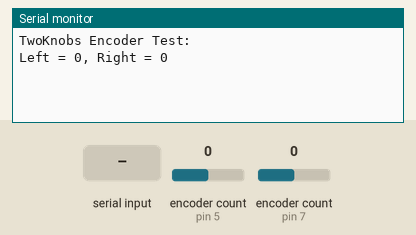
This sketch was run on a simulated Arduino Uno, built with avr-gcc and run on an emulated ATmega328P. Shown: the last lines printed to the serial monitor. The inputs (shaded band) are chosen by the test bench; at power-on: encoder count (sensors on pin 5, pin 7) 0.

Above: at 1.2 s.
1.3 s: "1" received over Serial
At 2.5 s:
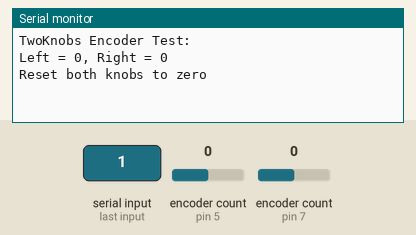
2.8 s: encoder count (sensor on pin 5) set to 1
At 3.7 s:
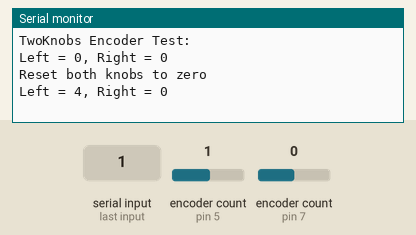
4.3 s: encoder count (sensor on pin 7) set to 1
At 4.8 s:
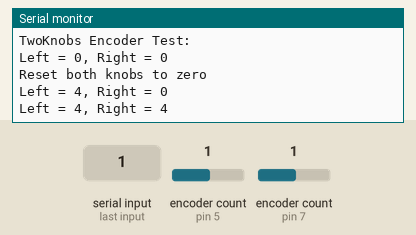
5.8 s: encoder count (sensor on pin 5) set to 2
At 7.0 s:
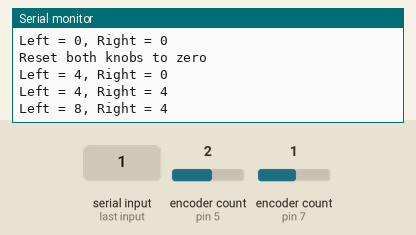
7.3 s: encoder count (sensor on pin 7) set to 2
At 8.3 s:
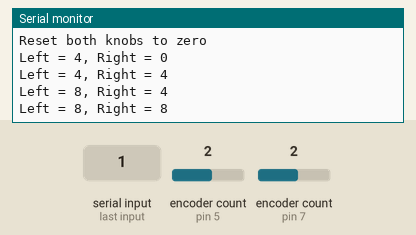
Timing chart, 0 to 9.8 s (numbered marks = the images above; inputs shaded):
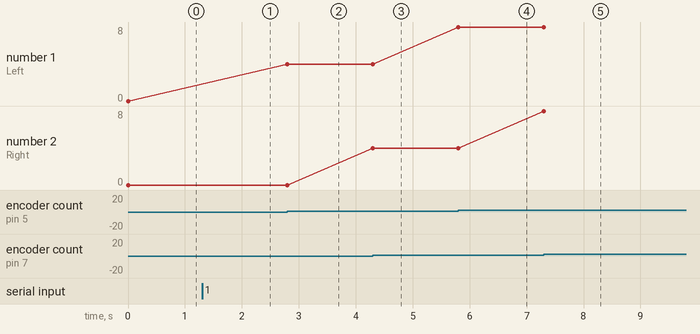

The sketch:

encoder_test.ino
```cpp
#include <Encoder.h>


Encoder J1encoder(5, 6);
Encoder J2encoder(7, 8);


void setup() {
  Serial.begin(2000000);
  Serial.println("TwoKnobs Encoder Test:");
}

long positionLeft  = -999;
long positionRight = -999;

void loop() {
  long newLeft, newRight;
  newLeft = J1encoder.read();
  newRight = J2encoder.read();
  if (newLeft != positionLeft || newRight != positionRight) {
    Serial.print("Left = ");
    Serial.print(newLeft);
    Serial.print(", Right = ");
    Serial.print(newRight);
    Serial.println();
    positionLeft = newLeft;
    positionRight = newRight;
  }
  // if a character is sent from the serial monitor,
  // reset both back to zero.
  if (Serial.available()) {
    Serial.read();
    Serial.println("Reset both knobs to zero");
    J1encoder.write(0);
    J2encoder.write(0);
  }
}
```

Measured:
- after the input at 1.3 s, the serial monitor: prints a new line at once (image 1)
- after the input at 2.8 s, the serial monitor: prints a new line at once (image 2)
- after the input at 4.3 s, the serial monitor: prints a new line at once (image 3)
- after the input at 5.8 s, the serial monitor: prints a new line at once (image 4)
- after the input at 7.3 s, the serial monitor: prints a new line at once (image 5)
- plotted number 1: 0 → 4 after the input at 2.8 s, 4 → 8 after the input at 5.8 s
